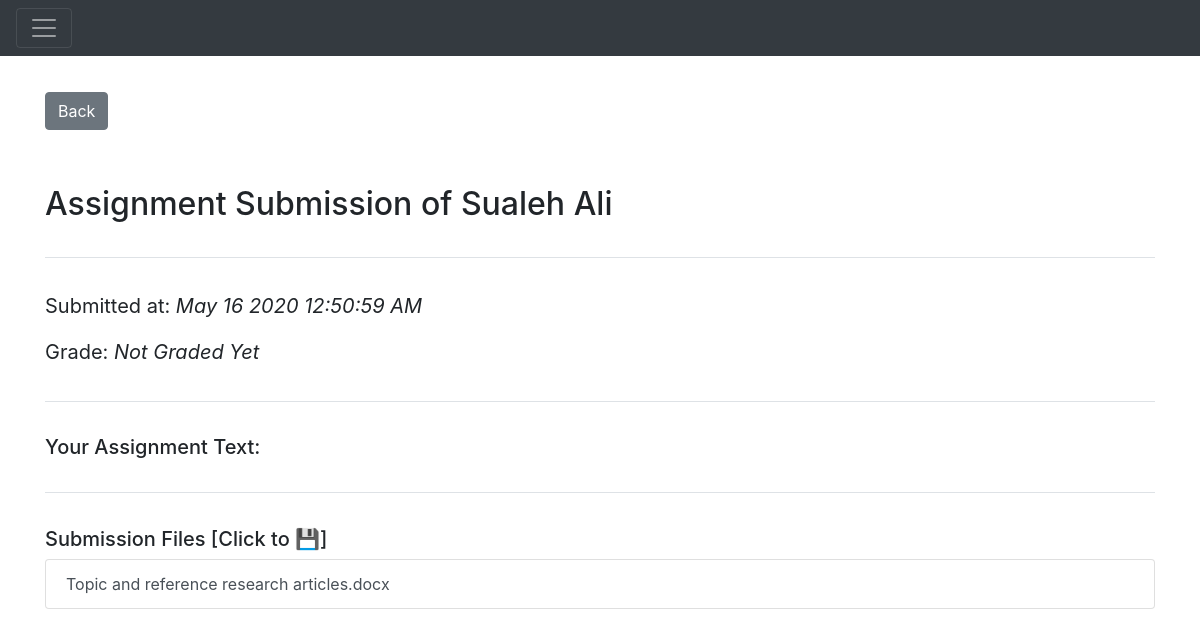
Screenshot of /assignmentSubmission/detail/3 (signed in) with the database file from the repository.
### Application/models.py (models this page shows)
class User(db.Model):
    __tablename__ = "users"
    userId = db.Column(
        db.Integer,
        primary_key=True,
        autoincrement=True
    )
    name = db.Column(
        db.String(100),
        index=True,
        nullable=False,
    )
    email = db.Column(
        db.String(80),
        index=True,
        unique=True,
        nullable=False
    )
    password = db.Column(
        db.String(255)
    )
    userRole = db.Column(Enum(UserRole))
    orgId = db.Column(db.Integer, db.ForeignKey('organizations.orgId'))
    organization = relationship("Organization")

class AssignmentSubmission(db.Model):
    __tablename__ = "assignment_submissions"
    assignmentSubmissionId = db.Column(
        db.Integer,
        primary_key=True,
        autoincrement=True
    )
    submissionTime = db.Column(db.DateTime, default=datetime.datetime.utcnow())
    assignmentId = db.Column(db.Integer, db.ForeignKey('assignments.assignmentId'))
    assignment = relationship("Assignment")
    assignmentGrade = db.Column(db.String(20))
    userId = db.Column(db.Integer, db.ForeignKey('users.userId'))
    user = relationship("User")
    comment = db.Column(db.String(500))
    gradeReceived = db.Column(
        db.String(10)
    )

class SubmissionFile(db.Model):
    __tablename__ = "submission_files"
    submissionFileId = db.Column(
        db.Integer,
        primary_key=True,
        autoincrement=True
    )
    filePath = db.Column(
        db.String(250),
        nullable=False
    )
    fileName = db.Column(
        db.String(255)
    )
    submissionId = db.Column(db.Integer, db.ForeignKey('assignment_submissions.assignmentSubmissionId'))
    submission = relationship("AssignmentSubmission", backref='submissionFiles')

### Application/assignment_submissions.py (the view)
@app.route('/assignmentSubmission/detail/<id>')
@authenticate
def assignmentSubmissionDetail(id):
    print(id)
    assignmentSubmissionId = escape(id)
    submission = models.AssignmentSubmission.query.filter_by(assignmentSubmissionId=assignmentSubmissionId).first()
    isTeacher = models.Enrollment.query.filter_by(courseId=submission.assignment.courseId, userId=session[
        'id']).first().enrollmentRole == models.EnrollmentRole.Teacher
    return render_template('assignment_submission_detail.html',submission=submission,isTeacher=isTeacher)

### Application/templates/assignment_submission_detail.html (shortened to what this page needs)
{% extends 'main.html' %}
{% block head %}
{{ super() }}
{% endblock %}
{% block body %}
{{ super() }}
<div class="container" style="margin-top: 3%;">
    <a class="btn btn-secondary" href={{url_for('assignmentSubmission', id=submission.assignmentId) }}>Back</a>
    <div class="page-header" style="margin: 2% 0%; padding: 3% 0% 0% 0%;">
        <h2>Assignment Submission of {{ submission.user.name }} </h2>
    </div>
    <div class="border-top" style="margin: 3% 0%; padding: 3% 0% 0% 0%;">
        <blockquote class="blockquote">
            <p class="mb-0">Submitted at: <em>{{ submission.submissionTime.strftime("%b %d %Y %r") }}</em></p>
        </blockquote>
        <blockquote class="blockquote">
            <p class="mb-0">Grade:
                {% if submission.assignmentGrade is not none %}
                <em>{{ submission.assignmentGrade }}</em>
                {% else %}
                <em>Not Graded Yet</em>
                {% endif %}
            </p>
        </blockquote>
    </div>
    <div class="border-top" style="margin: 3% 0%; padding: 3% 0% 0% 0%;">
        <h5>Your Assignment Text:</h5>
    </div>
    <div class="border-top" style="margin: 3% 0%; padding: 3% 0% 0% 0%;">
        {% if submission.submissionFiles|length >= 1 %}
        <h5> Submission Files [Click to 💾]</h5>
        <div class="list-group">
            {% for file in submission.submissionFiles %}
            <a class="list-group-item list-group-item-action" href={{ url_for('downloadSubmission'
            ,id=file.submissionFileId) }}>{{ file.fileName }}</a>
        </div>
        {% endfor %}
        {% else %}
        <h5> No Submission Files</h5>
        {% endif %}
    </div>
</div>
{% endblock %}

### Application/static/css/styles.css (style rules this page uses)
html, body { height: 100%; margin: 0; padding: 0; }

### Application/static/css/main.css (style rules this page uses)
body { transition: margin-left .5s; }

### rows the page displays
User: user.name "Sualeh Ali"
AssignmentSubmission: submissionTime "May 16 2020 12:50:59 AM"
SubmissionFile: fileName "Topic and reference research articles.docx"
